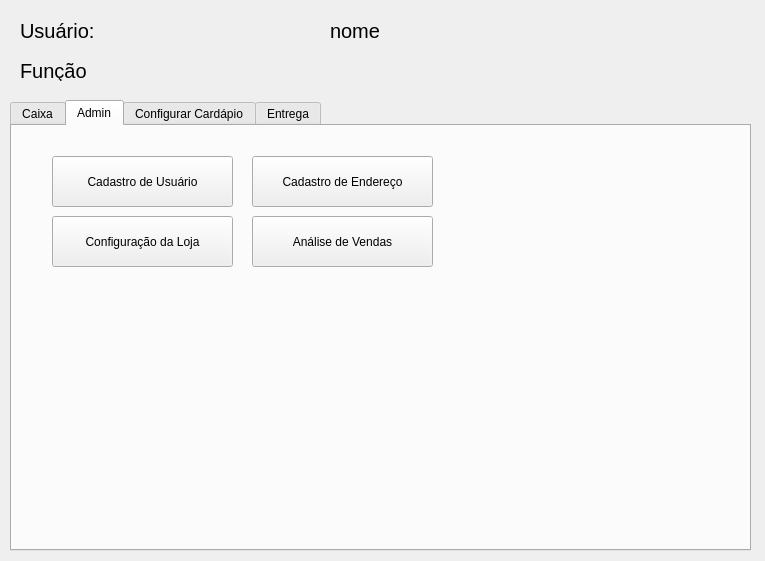
<?xml version="1.0" encoding="UTF-8"?>
<ui version="4.0">
 <class>Principal</class>
 <widget class="QDialog" name="Principal">
  <property name="geometry">
   <rect>
    <x>0</x>
    <y>0</y>
    <width>765</width>
    <height>561</height>
   </rect>
  </property>
  <property name="windowTitle">
   <string>Principal</string>
  </property>
  <widget class="QLabel" name="label">
   <property name="geometry">
    <rect>
     <x>20</x>
     <y>20</y>
     <width>91</width>
     <height>21</height>
    </rect>
   </property>
   <property name="font">
    <font>
     <pointsize>15</pointsize>
    </font>
   </property>
   <property name="text">
    <string>Usuário:</string>
   </property>
  </widget>
  <widget class="QLabel" name="label_nome">
   <property name="geometry">
    <rect>
     <x>330</x>
     <y>20</y>
     <width>341</width>
     <height>21</height>
    </rect>
   </property>
   <property name="font">
    <font>
     <pointsize>15</pointsize>
    </font>
   </property>
   <property name="text">
    <string>nome</string>
   </property>
  </widget>
  <widget class="QLabel" name="label_nomeuser">
   <property name="geometry">
    <rect>
     <x>110</x>
     <y>20</y>
     <width>141</width>
     <height>21</height>
    </rect>
   </property>
   <property name="font">
    <font>
     <pointsize>15</pointsize>
    </font>
   </property>
   <property name="text">
    <string/>
   </property>
  </widget>
  <widget class="QLabel" name="label_status">
   <property name="geometry">
    <rect>
     <x>20</x>
     <y>60</y>
     <width>191</width>
     <height>21</height>
    </rect>
   </property>
   <property name="font">
    <font>
     <pointsize>15</pointsize>
    </font>
   </property>
   <property name="text">
    <string>Função</string>
   </property>
  </widget>
  <widget class="QTabWidget" name="tabWidget">
   <property name="geometry">
    <rect>
     <x>10</x>
     <y>100</y>
     <width>741</width>
     <height>451</height>
    </rect>
   </property>
   <property name="currentIndex">
    <number>1</number>
   </property>
   <widget class="QWidget" name="tab">
    <attribute name="title">
     <string>Caixa</string>
    </attribute>
    <widget class="QPushButton" name="pushButton_cadastrocliente">
     <property name="geometry">
      <rect>
       <x>40</x>
       <y>30</y>
       <width>191</width>
       <height>61</height>
      </rect>
     </property>
     <property name="text">
      <string>Cadastro de Cliente</string>
     </property>
    </widget>
    <widget class="QPushButton" name="pushButton_venda">
     <property name="geometry">
      <rect>
       <x>40</x>
       <y>110</y>
       <width>191</width>
       <height>61</height>
      </rect>
     </property>
     <property name="text">
      <string>Venda</string>
     </property>
    </widget>
    <widget class="QPushButton" name="pushButton_pedidos">
     <property name="geometry">
      <rect>
       <x>40</x>
       <y>190</y>
       <width>191</width>
       <height>51</height>
      </rect>
     </property>
     <property name="text">
      <string>Pedidos</string>
     </property>
    </widget>
   </widget>
   <widget class="QWidget" name="tab_2">
    <attribute name="title">
     <string>Admin</string>
    </attribute>
    <widget class="QPushButton" name="pushButton">
     <property name="geometry">
      <rect>
       <x>40</x>
       <y>30</y>
       <width>181</width>
       <height>51</height>
      </rect>
     </property>
     <property name="text">
      <string>Cadastro de Usuário</string>
     </property>
    </widget>
    <widget class="QPushButton" name="pushButton_configloja">
     <property name="geometry">
      <rect>
       <x>40</x>
       <y>90</y>
       <width>181</width>
       <height>51</height>
      </rect>
     </property>
     <property name="text">
      <string>Configuração da Loja</string>
     </property>
    </widget>
    <widget class="QPushButton" name="pushButton_cadastroendereco">
     <property name="geometry">
      <rect>
       <x>240</x>
       <y>30</y>
       <width>181</width>
       <height>51</height>
      </rect>
     </property>
     <property name="text">
      <string>Cadastro de Endereço</string>
     </property>
    </widget>
    <widget class="QPushButton" name="pushButton_analisevendas">
     <property name="geometry">
      <rect>
       <x>240</x>
       <y>90</y>
       <width>181</width>
       <height>51</height>
      </rect>
     </property>
     <property name="text">
      <string>Análise de Vendas</string>
     </property>
    </widget>
   </widget>
   <widget class="QWidget" name="tab_3">
    <attribute name="title">
     <string>Configurar Cardápio</string>
    </attribute>
    <widget class="QPushButton" name="pushButton_cadastrarmenu">
     <property name="geometry">
      <rect>
       <x>40</x>
       <y>100</y>
       <width>181</width>
       <height>51</height>
      </rect>
     </property>
     <property name="font">
      <font>
       <pointsize>9</pointsize>
       <weight>50</weight>
       <bold>false</bold>
      </font>
     </property>
     <property name="text">
      <string>Cadastrar Menus</string>
     </property>
    </widget>
    <widget class="QPushButton" name="pushButton_precoitem">
     <property name="geometry">
      <rect>
       <x>260</x>
       <y>30</y>
       <width>181</width>
       <height>51</height>
      </rect>
     </property>
     <property name="text">
      <string>Cadastrar Preço de Item</string>
     </property>
    </widget>
    <widget class="QPushButton" name="pushButton_produto">
     <property name="geometry">
      <rect>
       <x>40</x>
       <y>30</y>
       <width>181</width>
       <height>51</height>
      </rect>
     </property>
     <property name="text">
      <string>Cadastrar Produto</string>
     </property>
    </widget>
    <widget class="QPushButton" name="pushButton_montarcardapio">
     <property name="geometry">
      <rect>
       <x>40</x>
       <y>170</y>
       <width>181</width>
       <height>51</height>
      </rect>
     </property>
     <property name="text">
      <string>Montar Cardápio</string>
     </property>
    </widget>
    <widget class="QPushButton" name="pushButton_submenu">
     <property name="geometry">
      <rect>
       <x>260</x>
       <y>100</y>
       <width>181</width>
       <height>51</height>
      </rect>
     </property>
     <property name="text">
      <string>SubMenu</string>
     </property>
    </widget>
    <widget class="QPushButton" name="pushButton_ligar">
     <property name="geometry">
      <rect>
       <x>260</x>
       <y>170</y>
       <width>181</width>
       <height>51</height>
      </rect>
     </property>
     <property name="text">
      <string>Ligar/Desligar itens</string>
     </property>
    </widget>
   </widget>
   <widget class="QWidget" name="tab_4">
    <attribute name="title">
     <string>Entrega</string>
    </attribute>
    <widget class="QPushButton" name="pushButton_entrega">
     <property name="geometry">
      <rect>
       <x>40</x>
       <y>30</y>
       <width>181</width>
       <height>51</height>
      </rect>
     </property>
     <property name="text">
      <string>Aŕea de Entrega</string>
     </property>
    </widget>
    <widget class="QPushButton" name="pushButton_condominio">
     <property name="geometry">
      <rect>
       <x>240</x>
       <y>30</y>
       <width>181</width>
       <height>51</height>
      </rect>
     </property>
     <property name="text">
      <string>Condomínios</string>
     </property>
    </widget>
    <widget class="QPushButton" name="pushButton_precosentrega">
     <property name="geometry">
      <rect>
       <x>440</x>
       <y>30</y>
       <width>181</width>
       <height>51</height>
      </rect>
     </property>
     <property name="text">
      <string>Preços de Entrega</string>
     </property>
    </widget>
   </widget>
  </widget>
 </widget>
 <resources/>
 <connections/>
</ui>
